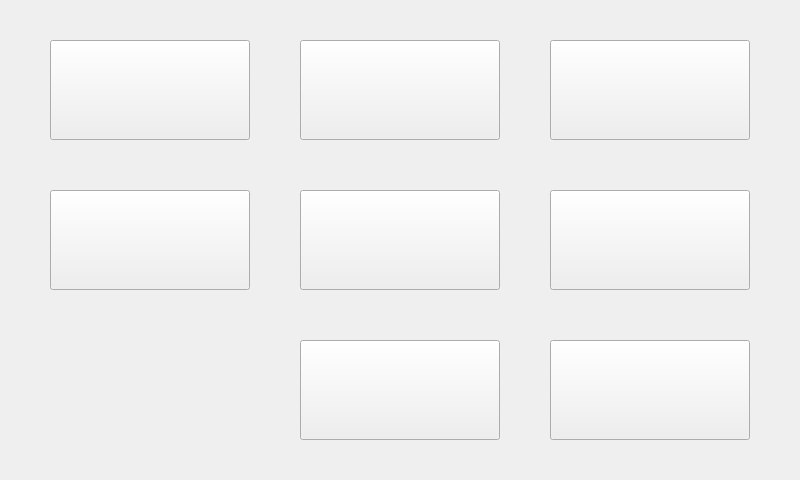
<?xml version="1.0" encoding="UTF-8"?>
<ui version="4.0">
 <class>Widget</class>
 <widget class="QWidget" name="Widget">
  <property name="geometry">
   <rect>
    <x>0</x>
    <y>0</y>
    <width>800</width>
    <height>480</height>
   </rect>
  </property>
  <property name="windowTitle">
   <string>物联网设备管理客户端 2.1</string>
  </property>
  <property name="windowIcon">
   <iconset resource="images.qrc">
    <normaloff>:/images/logo.ico</normaloff>:/images/logo.ico</iconset>
  </property>
  <widget class="QPushButton" name="pushButton_cur">
   <property name="geometry">
    <rect>
     <x>300</x>
     <y>190</y>
     <width>200</width>
     <height>100</height>
    </rect>
   </property>
   <property name="font">
    <font>
     <family>Microsoft YaHei</family>
     <bold>true</bold>
    </font>
   </property>
   <property name="text">
    <string/>
   </property>
   <property name="checkable">
    <bool>true</bool>
   </property>
  </widget>
  <widget class="QPushButton" name="pushButton_vr">
   <property name="geometry">
    <rect>
     <x>550</x>
     <y>40</y>
     <width>200</width>
     <height>100</height>
    </rect>
   </property>
   <property name="text">
    <string/>
   </property>
   <property name="checkable">
    <bool>true</bool>
   </property>
  </widget>
  <widget class="QPushButton" name="pushButton_hum">
   <property name="geometry">
    <rect>
     <x>300</x>
     <y>40</y>
     <width>200</width>
     <height>100</height>
    </rect>
   </property>
   <property name="text">
    <string/>
   </property>
   <property name="checkable">
    <bool>true</bool>
   </property>
  </widget>
  <widget class="QPushButton" name="pushButton_pw">
   <property name="geometry">
    <rect>
     <x>550</x>
     <y>190</y>
     <width>200</width>
     <height>100</height>
    </rect>
   </property>
   <property name="text">
    <string/>
   </property>
   <property name="checkable">
    <bool>true</bool>
   </property>
  </widget>
  <widget class="QPushButton" name="pushButton_temp">
   <property name="geometry">
    <rect>
     <x>50</x>
     <y>40</y>
     <width>200</width>
     <height>100</height>
    </rect>
   </property>
   <property name="text">
    <string/>
   </property>
   <property name="checkable">
    <bool>true</bool>
   </property>
  </widget>
  <widget class="QPushButton" name="pushButton_quit">
   <property name="geometry">
    <rect>
     <x>550</x>
     <y>340</y>
     <width>200</width>
     <height>100</height>
    </rect>
   </property>
   <property name="text">
    <string/>
   </property>
  </widget>
  <widget class="QPushButton" name="pushButton_vol">
   <property name="geometry">
    <rect>
     <x>50</x>
     <y>190</y>
     <width>200</width>
     <height>100</height>
    </rect>
   </property>
   <property name="text">
    <string/>
   </property>
   <property name="checkable">
    <bool>true</bool>
   </property>
  </widget>
  <widget class="QPushButton" name="pushButton_cpu">
   <property name="geometry">
    <rect>
     <x>300</x>
     <y>340</y>
     <width>200</width>
     <height>100</height>
    </rect>
   </property>
   <property name="text">
    <string/>
   </property>
   <property name="checkable">
    <bool>true</bool>
   </property>
  </widget>
 </widget>
 <resources>
  <include location="images.qrc"/>
 </resources>
 <connections/>
</ui>
